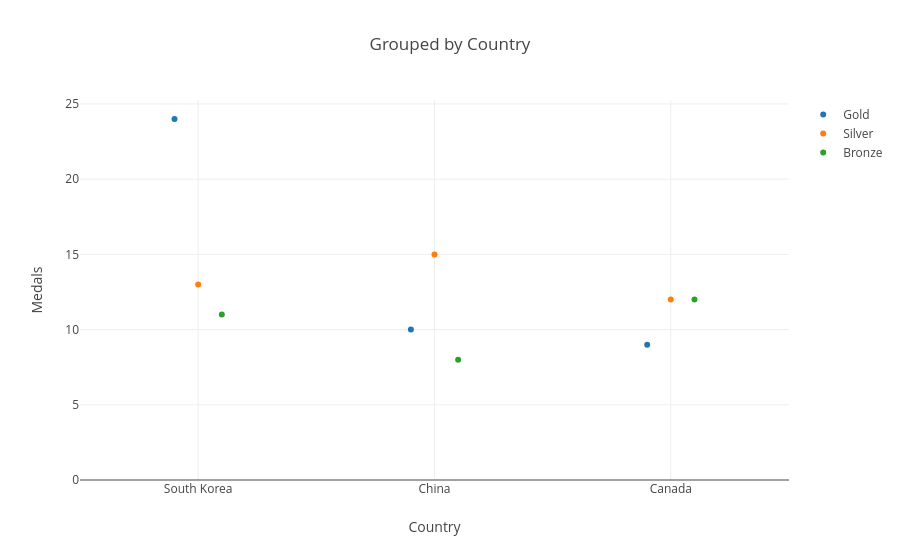

Notebook cell for this chart:
### Markdown cell above
## Grouped Scatter Plot

### Code cell
val countries = Seq("South Korea", "China", "Canada")

val data = Seq(
  "Gold"   -> Seq(24, 10, 9),
  "Silver" -> Seq(13, 15, 12),
  "Bronze" -> Seq(11, 8, 12)
).map { case (name, medals) =>
  Scatter(countries, medals).updated(
    name = name,
    mode = ScatterMode(ScatterMode.Markers)
  )
}

val layout = Layout().updated(
  title = "Grouped by Country",
  xaxis = Axis().updated(title = "Country"),
  yaxis = Axis().updated(title = "Medals"),
  scattermode = ScatterLayoutMode.Group,
  scattergap = 0.7
)

plot(data, layout)

### Figure 1 — Plotly figure (JSON) as saved in the notebook; plotly's stock layout.template omitted (floating-point values rounded to 4 significant figures)
{"data": [{"mode": "markers", "name": "Gold", "type": "scatter", "x": ["South Korea", "China", "Canada"], "y": [24, 10, 9]}, {"mode": "markers", "name": "Silver", "type": "scatter", "x": ["South Korea", "China", "Canada"], "y": [13, 15, 12]}, {"mode": "markers", "name": "Bronze", "type": "scatter", "x": ["South Korea", "China", "Canada"], "y": [11, 8, 12]}], "layout": {"scattergap": 0.7, "scattermode": "group", "title": "Grouped by Country", "xaxis": {"title": "Country"}, "yaxis": {"title": "Medals"}}}
